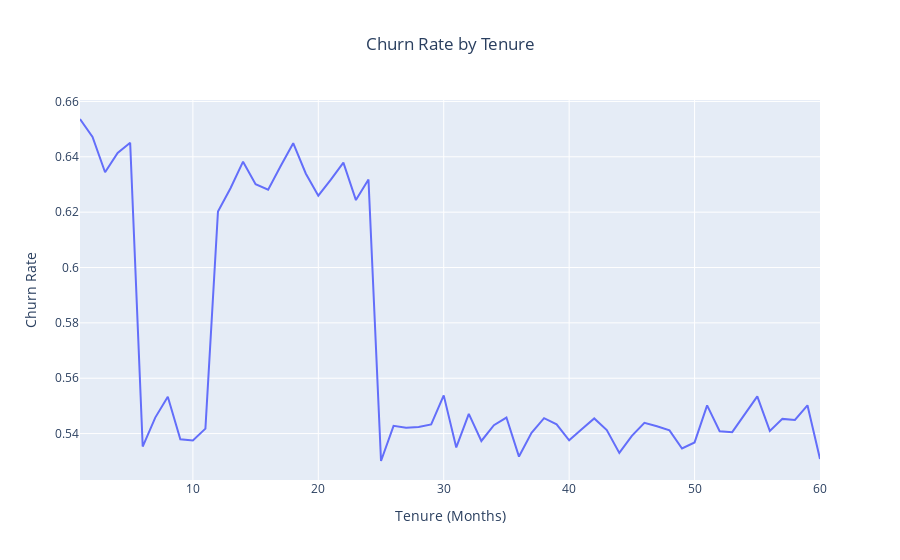

This figure's notebook cell:
### Code cell
churn_rate_by_tenure = data.groupby('Tenure')['Churn'].mean().reset_index()

fig = go.Figure(data=go.Scatter(x=churn_rate_by_tenure['Tenure'], y=churn_rate_by_tenure['Churn'], mode='lines'))

fig.update_layout(
    title={
        'text': 'Churn Rate by Tenure',
        'x': 0.5, 
        'xanchor': 'center'
    },
    xaxis_title='Tenure (Months)',
    yaxis_title='Churn Rate'
)

fig.show()

### Figure 1 — Plotly figure (JSON) as saved in the notebook; plotly's stock layout.template omitted (floating-point values rounded to 4 significant figures)
{"data": [{"mode": "lines", "type": "scatter", "x": [1.0, 2.0, 3.0, 4.0, 5.0, 6.0, 7.0, 8.0, 9.0, 10.0, 11.0, 12.0, 13.0, 14.0, 15.0, 16.0, 17.0, 18.0, 19.0, 20.0, 21.0, 22.0, 23.0, 24.0, 25.0, 26.0, 27.0, 28.0, 29.0, 30.0, 31.0, 32.0, 33.0, 34.0, 35.0, 36.0, 37.0, 38.0, 39.0, 40.0, 41.0, 42.0, 43.0, 44.0, 45.0, 46.0, 47.0, 48.0, 49.0, 50.0, 51.0, 52.0, 53.0, 54.0, 55.0, 56.0, 57.0, 58.0, 59.0, 60.0], "y": [0.6537, 0.6471, 0.6344, 0.6414, 0.6451, 0.5353, 0.5458, 0.5533, 0.538, 0.5375, 0.5418, 0.6202, 0.6286, 0.6382, 0.6301, 0.6281, 0.6367, 0.6449, 0.634, 0.6259, 0.6317, 0.6379, 0.6244, 0.6318, 0.5301, 0.5428, 0.5421, 0.5424, 0.5433, 0.5538, 0.535, 0.5471, 0.5373, 0.543, 0.5458, 0.5317, 0.5403, 0.5456, 0.5433, 0.5376, 0.5416, 0.5455, 0.5413, 0.533, 0.5392, 0.5439, 0.5427, 0.5412, 0.5346, 0.5368, 0.5502, 0.5409, 0.5405, 0.5472, 0.5534, 0.541, 0.5453, 0.5449, 0.5502, 0.5308]}], "layout": {"title": {"text": "Churn Rate by Tenure", "x": 0.5, "xanchor": "center"}, "xaxis": {"title": {"text": "Tenure (Months)"}}, "yaxis": {"title": {"text": "Churn Rate"}}}}
